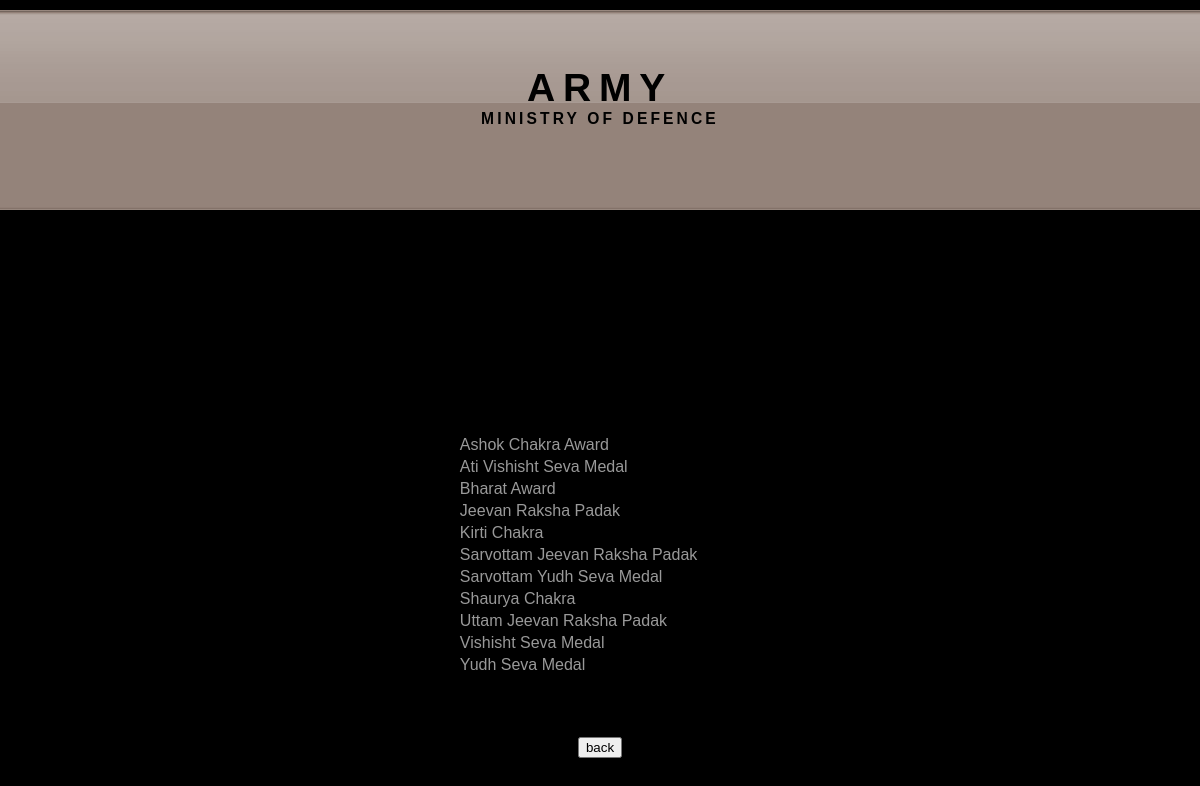
Page /views/medals.php on the committed database.
### tables this page shows
CREATE TABLE MEDAL (
	name varchar(50) not null PRIMARY KEY
	);

### views/medals.php (the view, shortened to what this page needs)
<html>
<head>
</head>
<head>
<link href="../css/default.css" / rel="stylesheet" type="text/css" />
</head>
<body>
<div id="header">
	<h1><a href="#">ARMY</a></h1>
	<h2>ministry of defence</a></h2>
</div>
<div id="menu">
</div>
<body>
<form>
<div>
<?php
$servername = "localhost";
$username = "root";
$password = "";
$dbname = "mitry_db";
$conn = new mysqli($servername, $username, $password, $dbname);
$sql = "SELECT * FROM medal";
$result = $conn->query($sql);
if ($result !== false && $result->num_rows>0) {
       echo "<center><table><tr><th><h1>MEDAL NAME</h1></th></tr>";
  while($row = $result->fetch_assoc()) {
      echo " <tr><td> ".$row["name"]."</td></tr> ";
      echo "<br>";
    }
     echo "</table></center>";
} else {
  echo "0 results";
}
?>
<br><br><br><br>
<center>
<a href="xx.php"> <input type="button" id="submit_btn" value="back"></a>
		</form></center>
</div>	<br><br><br>
</body>
</html>

### css/default.css (style rules this page uses)
body { margin: 11px 0 0 0; padding: 0; background: #000000 url(../images/img1.gif) repeat-x; font: normal small Arial, Helvetica, sans-serif; text-align: justify; color: #999999; }
h1, h2, h3, h4, h5, h6 { margin: 0; padding: 0; text-transform: uppercase; letter-spacing: .2em; color: #000000; }
a { text-decoration: none; color: #B5A9A3; }
#header { width: 720px; height: 161px; margin: 0 auto; background: url(../images/img2.jpg) no-repeat; }
#header * { text-decoration: none; text-align: center; color: #000000; }
#header h1 { padding-top: 55px; font-size: 3em; }
#header h2 { font-size: 1.2em; }
#menu { width: 720px; height: 55px; margin: 0 auto; }

### rows in the picture
medal: name "Ashok Chakra Award"
medal: name "Ati Vishisht Seva Medal"
medal: name "Bharat Award"
medal: name "Jeevan Raksha Padak"
medal: name "Kirti Chakra"
medal: name "Sarvottam Jeevan Raksha Padak"
medal: name "Sarvottam Yudh Seva Medal"
medal: name "Shaurya Chakra"
medal: name "Uttam Jeevan Raksha Padak"
medal: name "Vishisht Seva Medal"
medal: name "Yudh Seva Medal"
